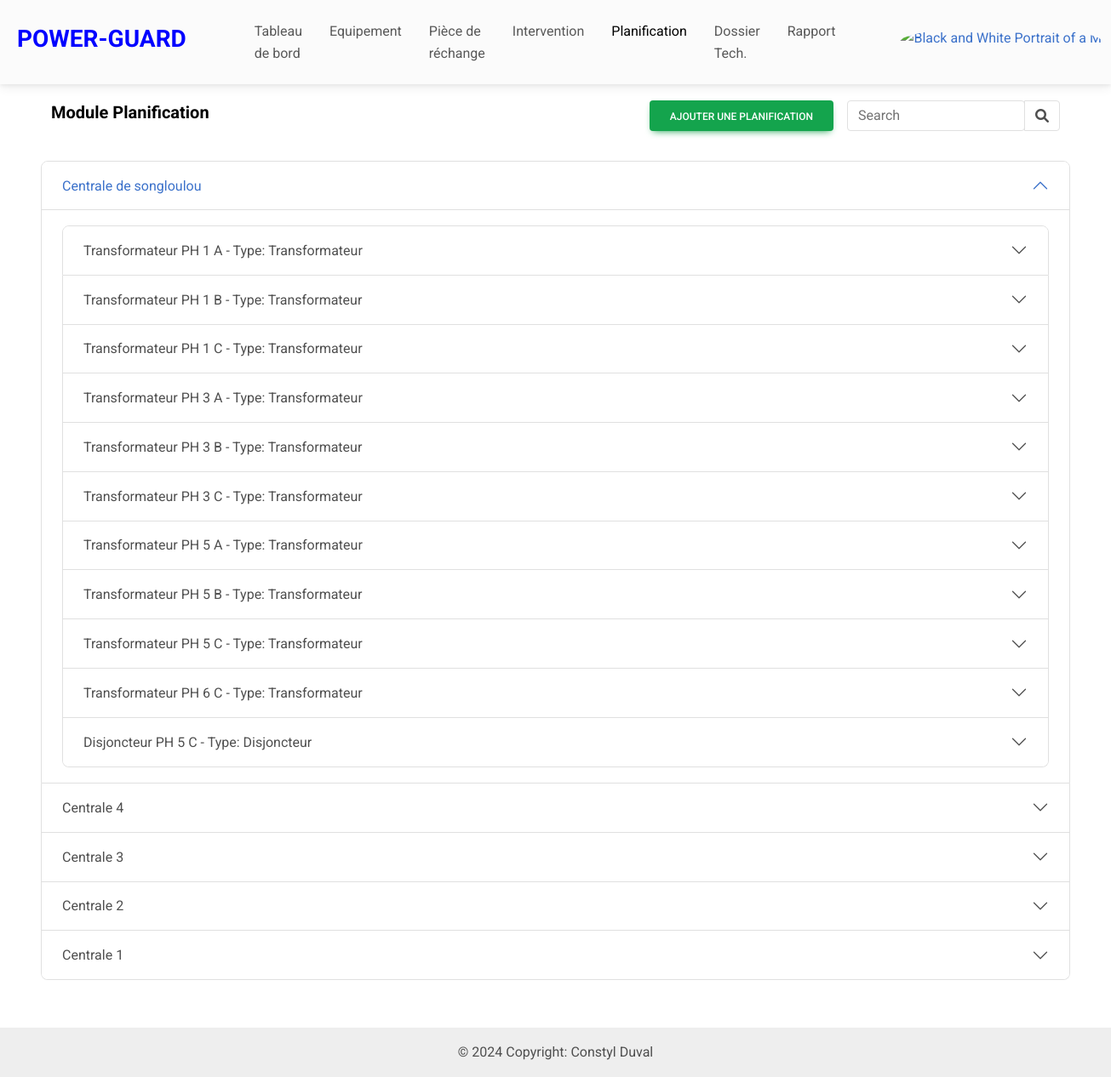
The page /planification (signed in) on the database its author committed.
### eneo_pages/models.py (models this page shows, shortened)
class Centrale(models.Model):
    nom=models.CharField(max_length=100)
    localisation = models.CharField(max_length=100)
    état = models.CharField(max_length=100)
    date_création=models.DateTimeField(auto_now_add=True)
    date_modification=models.DateTimeField(auto_now=True)

class Equipement(models.Model):
    TYPE_EQUIPE = [
        ("Disjoncteur", "Disjoncteur",),
        ("Transformateur", "Transformateur"),
    ]
    centrale = models.ForeignKey(Centrale, on_delete=models.CASCADE)
    nom = models.CharField(max_length=100)
    type_equipement = models.CharField(max_length=100, choices=TYPE_EQUIPE)
    numero_serie=models.CharField(max_length=100, blank=True, null=True)
    modèle = models.CharField(max_length=100)
    marque = models.CharField(max_length=100)
    puissance = models.FloatField()
    fréquence = models.FloatField()
    date_installation = models.DateField()
    etat_equipement = models.CharField(max_length=100, blank=True, null=True)
    fonction = models.CharField(max_length=100, blank=True, null=True)
    emplacement_couplage = models.CharField(max_length=100, blank=True, null=True)
    regleur_en_chargeur = models.CharField(max_length=100, blank=True, null=True)
    mode_de_fonctionnement = models.CharField(max_length=100, blank=True, null=True)
    niveau_tension = models.CharField(max_length=100, blank=True, null=True)
    technique_de_coupure = models.CharField(max_length=100, blank=True, null=True)
    pouvoir_de_coupure = models.CharField(max_length=100, blank=True, null=True)
    pression_gaz_nombre_de_pôle  = models.CharField(max_length=100, blank=True, null=True)
    courant_nominal_en_service_continu = models.CharField(max_length=100, blank=True, null=True)
    numero_service = models.CharField(max_length=100, blank=True, null=True)
    tension_assigne = models.CharField(max_length=100, blank=True, null=True)
    pouvoir_de_coupure_nominal_court_circuit = models.CharField(max_length=100, blank=True, null=True)
    pouvoir_de_fermeture_nominal_court_circuit  = models.CharField(max_length=100, blank=True, null=True)
    date_création=models.DateTimeField(auto_now_add=True)
    date_modification=models.DateTimeField(auto_now=True)

### eneo_pages/views.py (the view)
# urls.py: path("planification", views.planification, name="planification"),
@login_required
def planification(request):
    User = get_user_model()
    user = request.user
    q = request.GET.get("q")
    if user.section == 'DISJONCTEUR':
        base_queryset = Equipement.objects.filter(type_equipement='Disjoncteur').order_by('-date_création')
    elif user.section == 'TRANSFORMATEUR':
        base_queryset = Equipement.objects.filter(type_equipement='Transformateur').order_by('-date_création')
    else:
        base_queryset = Equipement.objects.all()
    if q:
        centrales = Centrale.objects.filter(
            Q(nom__icontains=q) |
            Q(localisation__icontains=q)
        )
        equipements_search = base_queryset.filter(
            Q(nom__icontains=q) |
            Q(type_equipement__icontains=q) |
            Q(numero_serie__icontains=q) |
            Q(modèle__icontains=q) |
            Q(marque__icontains=q)
        )
        centrales |= Centrale.objects.filter(equipement__in=equipements_search).order_by('-date_création')
        centrales = centrales.prefetch_related(
            Prefetch('equipement_set',
                     queryset=base_queryset.prefetch_related('planification_set'),
                     to_attr='filtered_equipements')
        ).order_by('-date_création')
    else:
        centrales = Centrale.objects.prefetch_related(
            Prefetch('equipement_set',
                     queryset=base_queryset.prefetch_related('planification_set'),
                     to_attr='filtered_equipements')
        ).order_by('-date_création')
    context = {
        "centrales": centrales
    }
    return render(request, "pages/planification/planification.html", context)

### eneo_pages/context_processor.py (called while the page is built)
def piece_rechange(request):
    return{'piece_rechange': Session(request)}

### eneo_pages/models.py (called while the page is built)
    def __str__(self):
        return f"Liste de {self.utilisateur} du {self.date_creation}"

### eneo_pages/templatetags/custom_filter.py (called while the page is built)
@register.filter
def get_days_in_month(month):
    year = datetime.now().year
    try:
        month = int(month)
        if 1 <= month <= 12:
            return range(1, calendar.monthrange(year, month)[1] + 1)
        else:
            return range(0)  # Retourne une séquence vide pour les mois invalides
    except ValueError:
        return range(0)  # Retourne une séquence vide si la conversion en int échoue

@register.filter(name='split_semicolon')
def split_semicolon(value):
    return re.split(r';\s*', value)

@register.filter(name='split')
def split_filter(value, arg):
    return value.split(arg)

### eneo_pages/templates/pages/planification/planification.html (shortened to what this page needs)
{% extends "../../base/base.html" %}
{% load static %}
{% load custom_filter %}
{% block body %}
{% url 'ajouter_planification' as ajouter_planification_url %}
{% include "../../base/navbar2.html" with title='<a href="#" style="color: black;">Module Planification</a>' button='<button type="button" hx-get="'|add:ajouter_planification_url|add:'" data-bs-target="#addPlanificationModal" hx-target="#dialog" class="btn btn-success me-3">Ajouter une planification</button>' %}
<div class="mt-2 mb-5 px-5 py-2">
  <div class="accordion" id="accordionCentrales">
    {% for centrale in centrales %}
      <div class="accordion-item">
        <h2 class="accordion-header" id="headingCentrale{{ centrale.id }}">
          <button class="accordion-button {% if not forloop.first %}collapsed{% endif %}" type="button"
                  data-bs-toggle="collapse"
                  data-bs-target="#collapseCentrale{{ centrale.id }}"
                  aria-expanded="{% if forloop.first %}true{% else %}false{% endif %}"
                  aria-controls="collapseCentrale{{ centrale.id }}">
            {{ centrale.nom }}
          </button>
        </h2>
        <div id="collapseCentrale{{ centrale.id }}"
             class="accordion-collapse collapse {% if forloop.first %}show{% endif %}"
             aria-labelledby="headingCentrale{{ centrale.id }}"
             data-bs-parent="#accordionCentrales">
          <div class="accordion-body">
            <div class="accordion" id="accordionEquipements{{ centrale.id }}">
              {% for equipement in centrale.filtered_equipements %}
                <div class="accordion-item">
                  <h2 class="accordion-header" id="headingEquipement{{equipement.id}}">
                    <button class="accordion-button collapsed" type="button"
                            data-bs-toggle="collapse"
                            data-bs-target="#collapseEquipement{{equipement.id}}"
                            aria-expanded="false"
                            aria-controls="collapseEquipement{{equipement.id}}">
                      {{ equipement.nom }} - Type: {{ equipement.type_equipement }}
                    </button>
                  </h2>
                </div>
              {% empty %}
                <p>Aucun équipement disponible pour cette centrale.</p>
              {% endfor %}
            </div>
          </div>
        </div>
      </div>
    {% empty %}
      <div class="text-center">
        <img src="{% static 'img/empty.gif' %}" alt="" style="height: 200px; width: 200px;">
        <p>Aucune centrale disponible</p>
      </div>
    {% endfor %}
  </div>
</div>
{% endblock %}

### rows shown on the page
Centrale: nom "Centrale de songloulou"
Equipement: nom "Transformateur PH 1 A", type_equipement "Transformateur"
Equipement: nom "Transformateur PH 1 B", type_equipement "Transformateur"
Equipement: nom "Transformateur PH 1 C", type_equipement "Transformateur"
Equipement: nom "Transformateur PH 3 A", type_equipement "Transformateur"
Equipement: nom "Transformateur PH 3 B", type_equipement "Transformateur"
Equipement: nom "Transformateur PH 3 C", type_equipement "Transformateur"
Equipement: nom "Transformateur PH 5 A", type_equipement "Transformateur"
Equipement: nom "Transformateur PH 5 B", type_equipement "Transformateur"
Equipement: nom "Transformateur PH 5 C", type_equipement "Transformateur"
Equipement: nom "Transformateur PH 6 C", type_equipement "Transformateur"
Equipement: nom "Disjoncteur PH 5 C", type_equipement "Disjoncteur"
Centrale: nom "Centrale 4"
Centrale: nom "Centrale 3"
Centrale: nom "Centrale 2"
Centrale: nom "Centrale 1"

### other values the page prints
{{ title|escape }} "Module Planification"
{{ button|safe }} "AJOUTER UNE PLANIFICATION"
